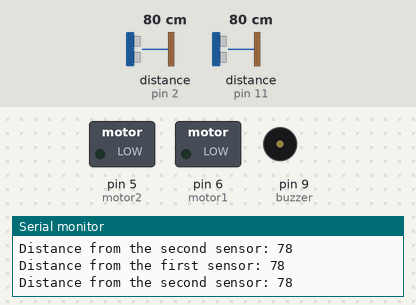
The sketch below on a simulated Arduino Uno, built with avr-gcc and run on an emulated ATmega328P. On the bench: switched loads named in the sketch (green lamp = pin HIGH), buzzer (waves = sounding), the last lines printed to the serial monitor. Wiring (inferred from the names in the program): 2 × ultrasonic range finder: trigger pin 3, echo pin 2 / trigger pin 10, echo pin 11. The test bench sets the inputs (shaded band); at power-on: distance to the obstacle (sensors on pin 2, pin 11) 80 cm. The echo pulse lasts 58.3 µs per cm; pins used as bus, display or sensor lines are not drawn.

Above: at 1.2 s.
1.3 s: distance to the obstacle (sensor on pin 2) set to 8 cm
4.3 s: distance to the obstacle (sensor on pin 2) set to 5 cm
At 4.52 s:
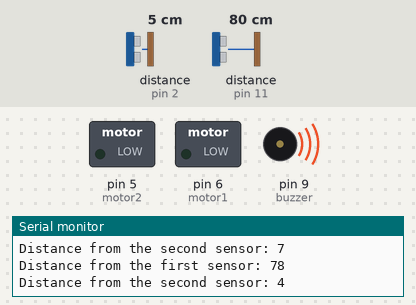
7.3 s: distance to the obstacle (sensor on pin 11) set to 8 cm
10.3 s: distance to the obstacle (sensor on pin 11) set to 5 cm
At 10.71 s:
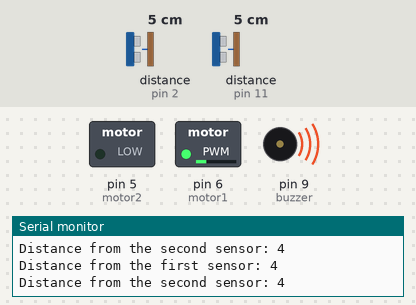
13.3 s: distance to the obstacle (sensor on pin 11) set to 250 cm
At 13.49 s:
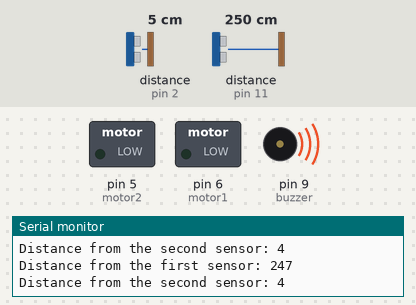
16.3 s: distance to the obstacle (sensor on pin 11) set to 2 cm
At 16.71 s:
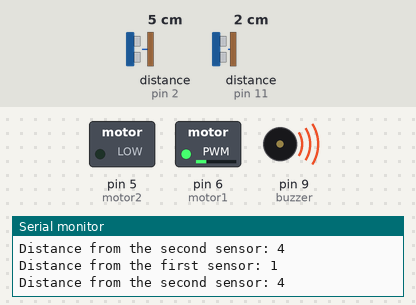
Timing chart, 0 to 20.3 s (numbered marks = the images above; inputs shaded):
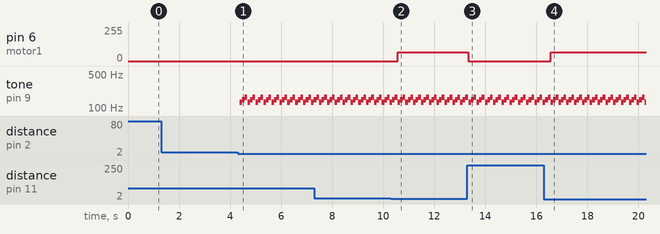

Measured:
- the behaviour switches between 7 and 6 cm on distance to the obstacle (sensor on pin 2) (found by bisection; images 0 and 1)
- the behaviour switches between 7 and 6 cm on distance to the obstacle (sensor on pin 11) (found by bisection; images 1 and 2)
- after the input at 4.3 s, tone on pin 9 (buzzer): silent → 131 Hz after 0.07 s, then repeats every 0.31 s: 147 Hz 0.10 s, 165 Hz 0.10 s, silent 0.01 s, 131 Hz 0.10 s
- after the input at 10.3 s, pin 6 (motor1): 0/255 → 65/255 after 0.26 s
- after the input at 13.3 s, pin 6 (motor1): 65/255 → 0/255 at once
- after the input at 16.3 s, pin 6 (motor1): 0/255 → 65/255 after 0.26 s

The sketch:

Rube_Goldberg.ino
```cpp
//DC motor
const int motor1 = 6;
const int motor2 = 5;

//First sensor to detect the team before us
const int trig1 = 10;
const int echo1 = 11;

//Second sensor to detect our marbale
const int trig2 = 3;
const int echo2 = 2;

//Time that the first sensor detects something
long duration1;

//Distance from the first sensor
long distance1;

//Time that the second sensor detects something
long duration2;

//Distance from the second sensor
long distance2;

//Buzzer
const int buzzer = 9;
//************************************//

void setup() {
  pinMode (motor1, OUTPUT);
  pinMode (motor2, OUTPUT);

  pinMode (trig1, OUTPUT);
  pinMode (echo1, INPUT);

  pinMode (trig2, OUTPUT);
  pinMode (echo2, INPUT);

  pinMode (buzzer, OUTPUT);
  Serial.begin (9600);
}

//********************************************//

void loop() {
  //Code for the first sensor
  digitalWrite(trig1, LOW);
  delayMicroseconds(2);

  digitalWrite(trig1, HIGH);
  delayMicroseconds(10);
  digitalWrite(trig1, LOW);

  duration1 = pulseIn(echo1, HIGH);
  distance1 = duration1 * 0.034 / 2;

  Serial.print ("Distance from the first sensor: ");
  Serial.println (distance1);

  //Code for the DC motor
  int n = 1;

  if (distance1 <= 5 && n == 1)
  {
    analogWrite (motor1, 65);
    analogWrite (motor2, 0);
    n = 0;
  }
  else
  {
    analogWrite (motor1, 0);
    analogWrite (motor2, 0);
    n = 1;
  }

  //Code for the second sensor
  digitalWrite(trig2, LOW);
  delayMicroseconds(2);

  digitalWrite(trig2, HIGH);
  delayMicroseconds(10);
  digitalWrite(trig2, LOW);

  duration2 = pulseIn(echo2, HIGH);
  distance2 = duration2 * 0.034 / 2;

  Serial.print ("Distance from the second sensor: ");
  Serial.println (distance2);

  //Code for the buzzer
  if (distance2 <= 5)
  {
    tone (buzzer, 131, 100);
    delay (100);
    tone (buzzer, 147, 100);
    delay (100);
    tone (buzzer, 165, 100);
    delay (100);
  }
  else
  {
    tone (buzzer, 0, 0);
  }
}
```
